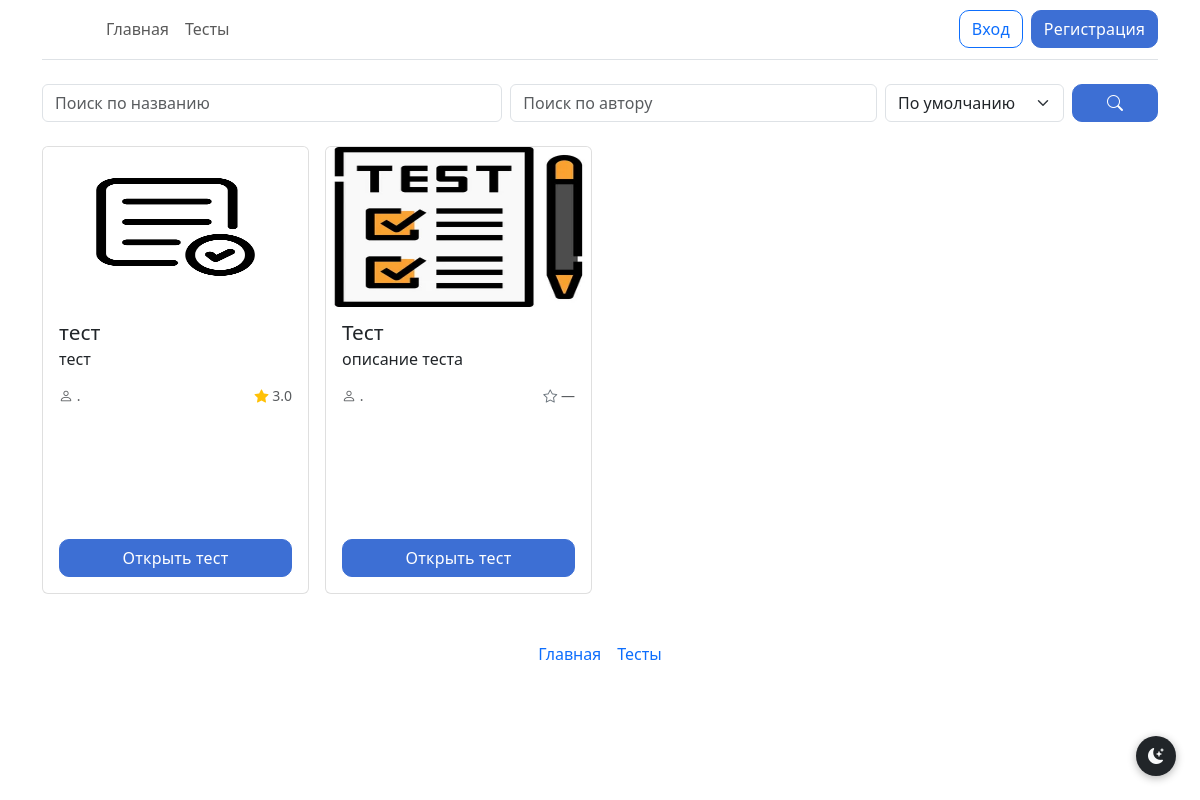
/tests, run on the app's committed database.
### models.py (models this page shows)
class Tests(db.Model):
    test_id = db.Column(db.Integer, primary_key=True)
    test_id_creator = db.Column(db.Integer)
    test_name = db.Column(db.String)
    test_description = db.Column(db.String)
    test_status = db.Column(db.Integer)
    test_image = db.Column(db.String)

### routes/tests.py (the view)
@tests_bp.route('/tests')
def tests():
    from models import User
    q_name = request.args.get('name', '').strip()
    q_author = request.args.get('author', '').strip()
    sort = request.args.get('sort', '')
    query = Tests.query.filter_by(test_status=2)
    if q_name:
        query = query.filter(Tests.test_name.ilike(f'%{q_name}%'))
    all_tests = query.all()
    creators = {}
    avg_scores = {}
    for test in all_tests:
        user = User.query.get(test.test_id_creator)
        creators[test.test_id] = user.username if user else "—"
        scores = Test_scores.query.filter_by(test_s_test_id=test.test_id).all()
        avg_scores[test.test_id] = round(sum(s.test_s_score for s in scores) / len(scores), 1) if scores else None
    if q_author:
        all_tests = [t for t in all_tests if q_author.lower() in creators[t.test_id].lower()]
    if sort == 'rating':
        all_tests.sort(key=lambda t: avg_scores[t.test_id] or 0, reverse=True)
    return render_template("tests.html", tests=all_tests, creators=creators, avg_scores=avg_scores,
                           q_name=q_name, q_author=q_author, sort=sort)

### __init__.py (called while the page is built, shortened)
@app.before_request
def check_must_rate_test():
    excluded_paths = ['/test/', '/static/', '/logout']

### templates/tests.html (shortened to what this page needs)
{% extends 'base.html' %}
{% block main %}
<form method="GET" action="/tests" class="row g-2 mb-4 align-items-end">
  <div class="col-sm-5">
    <input type="text" class="form-control" name="name" placeholder="Поиск по названию" value="{{ q_name }}">
  </div>
  <div class="col-sm-4">
    <input type="text" class="form-control" name="author" placeholder="Поиск по автору" value="{{ q_author }}">
  </div>
  <div class="col-sm-2">
    <select class="form-select" name="sort">
      <option value="" {% if sort == '' %}selected{% endif %}>По умолчанию</option>
    </select>
  </div>
  <div class="col-sm-1">
    <button type="submit" class="btn btn-primary w-100"><i class="bi bi-search"></i></button>
  </div>
</form>
{% if tests %}
<div class="row g-3">
  {% for test in tests %}
  <div class="col-sm-6 col-lg-3">
  <div class="card card-fixed">
    {% if test.test_image %}
        <img src="{{ url_for('static', filename='img/' + test.test_image) }}"
             class="card-img-top"
             alt="{{ test.test_name }}">
      {% else %}
        <img src="{{ url_for('static', filename='img/placeholder.png') }}"
             class="card-img-top"
             alt="Нет изображения">
      {% endif %}
    <div class="card-body">
      <h5 class="card-name">{{test.test_name|truncate(80)}}</h5>
      <p class="card-description">{{test.test_description}}</p>
      <div class="d-flex justify-content-between align-items-center mb-2 text-muted small">
        <span class="text-truncate me-2" style="max-width: 60%;">
          <i class="bi bi-person"></i> {{ creators[test.test_id] }}
        </span>
        <span class="text-nowrap">
          {% if avg_scores[test.test_id] %}
          <i class="bi bi-star-fill text-warning"></i> {{ avg_scores[test.test_id] }}
          {% else %}
          <i class="bi bi-star text-secondary"></i> —
          {% endif %}
        </span>
      </div>
      <a href="{{ url_for('view_test', test_name=test.test_name) }}" class="btn btn-primary">Открыть тест</a>
    </div>
  </div>
  </div>
  {% endfor %}
</div>
{% endif %}
{% endblock %}

### static/style/style.css (style rules this page uses)
.card-fixed { width: 100%; max-width: 20rem; display: flex; flex-direction: column; height: 28rem; overflow: hidden; border: 1px solid rgba(0, 0, 0, 0.125); border-radius: 0.375rem; }
.card-fixed .card-img-top { width: 100%; height: 10rem; object-fit: fill; }
.card-fixed .card-body { display: flex; flex-direction: column; flex-grow: 1; overflow: hidden; }
.card-fixed .card-body .btn { margin-top: auto; flex-shrink: 0; }
.card-fixed .card-name { flex-shrink: 0; overflow: hidden; text-overflow: ellipsis; display: -webkit-box; -webkit-box-orient: vertical; line-height: 1.2rem; font-size: 1.3rem }
.card-fixed .card-description { overflow: hidden; text-overflow: ellipsis; display: -webkit-box; -webkit-line-clamp: 5; -webkit-box-orient: vertical; line-height: 1.2rem; max-height: 6rem; margin-bottom: 1rem; font-size: 1rem; flex-shrink: 0; }
.btn { border-radius: 10px !important; font-weight: 500; letter-spacing: 0.01em; transition: transform 0.1s ease, box-shadow 0.1s ease, background-color 0.1s ease !important; }
.btn-primary { background: #3d6fd4 !important; border-color: #3d6fd4 !important; }

### data on the page
Tests: test_image (picture), test_name "тест", test_description "тест", creators ".", avg_scores "3.0"
Tests: test_image (picture), test_name "Тест", test_description "описание теста", creators "."
